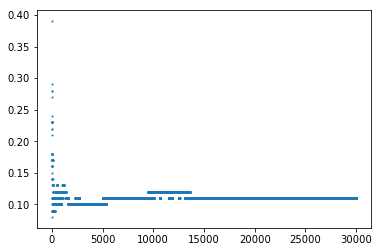

Python code for this plot:
# -*- coding: utf-8 -*-
"""
Created on Thu Jun  1 15:25:33 2017

@author: ipingou
"""

# -*- coding: utf-8 -*-
"""
Created on Wed May 31 21:12:43 2017

@author: ipingou
"""

import numpy as np
import random
import matplotlib.pyplot
import sys

input_train=sys.argv[1]
train =  np.loadtxt(input_train)
input_test = sys.argv[2]
test =  np.loadtxt(input_test)
#train = np.loadtxt("C:\\Users\\ipingou\\OneDrive\\文件\\碩二下2\\ml\\hw4\\hw3_train.dat")
#test = np.loadtxt("C:\\Users\\ipingou\\OneDrive\\文件\\碩二下2\\ml\\hw4\\hw3_test.dat")
n=train.shape[0] 

data = np.zeros((30000*n,3))
for i in range(30000*n):
    index = random.randint(0,n-1)
    data[i] = train[index,:]

def decision_stump(Data):
    #kkkkk=0
    #print("data size", Data.shape[0])
    Impurity = 10000000000000
    Sign = 0
    Theta = 0
    Theta_value = 0
    Dimension = 50    
    for i in range(2):
        temp = Data[Data[:,i].argsort()]
        for theta in range(Data.shape[0]+1):
            
            for s in (1,-1):
                if theta == Data.shape[0]:
                    theta_value = 100000
                elif theta == 0:
                    theta_value = -100000
                else:
                    #print(theta)
                    theta_value = (temp[:,i][theta]+temp[:,i][theta-1])/2
                predict = np.sign(Data[:,i]-theta_value)
                predict = s*np.array([ 1 if i == 0 else i for i in predict])
                index =np.array([True if i == 1 else False for i in predict])
                group1 = Data[index].copy()
                group2 = Data[np.logical_not(index)].copy()
                n1 = group1.shape[0]
                n2 = group2.shape[0]
                '''
                if kkkkk==0:
                    kkkkk=2
                    print('theta',theta)
                    print('n1',n1)
                    print('n2',n2)
                '''
                gini1, gini2 = (0,0)
                if n1 !=0:
                    gini1 = 2*(sum(group1[:,2]==1)/n1)*(1-(sum(group1[:,2]==1)/n1))
                if n2 !=0:
                    gini2 = 2*(sum(group2[:,2]==1)/n2)*(1-(sum(group2[:,2]==1)/n2))
                impurity = n1*gini1+n2*gini2
                #print('impurtity',impurity)
                #print('Impurity',Impurity)
                if impurity < Impurity: 
                    Sign = s
                    Dimension = i
                    Theta = theta
                    Impurity = impurity
                    Theta_value = theta_value


            """
                          
            predict1=np.ones(theta)
            predict2=-1*np.ones(train.shape[0]-theta)
            predict = np.concatenate((predict1,predict2))
            error = np.where(predict ==temp[:,2],0,1)
            error_sum= np.dot(error,temp[:,3])/sum(temp[:,3])
            two_error = np.array([error_sum,1-error_sum])
            sign_min = np.argmin(two_error)
            if two_error[sign_min] < et: 
                Sign = np.where( sign_min == 0 ,1,-1)
                Dimension = i
                Theta = theta
                et = two_error[sign_min]
                if theta ==0:
                    Theta_value = -100000
                else:
                    Theta_value = (temp[theta]+temp[theta-1])/2
                    
            """
                    

    return (Sign, Dimension,Theta,Theta_value,Impurity)

def DecisionTree(Data):

    Sign, Dimension,Theta,Theta_value,impurity = decision_stump(Data)
    b = (Sign,Dimension,Theta_value)
    #print(Dimension,Theta,impurity)
    predict = np.sign(Data[:,Dimension]-Theta_value)
    predict = np.array([ 1 if i == 0 else i for i in predict])
    predict = Sign*np.array([ 1 if i == 0 else i for i in predict])
    index =np.array([True if i == 1 else False for i in predict])
    group1 = Data[index].copy()
    group2 = Data[np.logical_not(index)].copy()
    
    value1,count1 = np.unique(group1,return_counts = True)
    value2,count2 = np.unique(group2,return_counts = True)
    node1 = value1[np.argmax(count1)]
    node2 = value2[np.argmax(count2)]

        
    #subtree1 = DecisionTree(group1)
    #subtree2 = DecisionTree(group2)

    return ([b,node1,node2])

#train a tree(list form) with trainning data
#tree=DecisionTree(train)

#given an observation, return prediction  
def prediction(Data,Tree):


    Sign,Dimension,Theta_value=Tree[0]
    predict = Sign*np.sign(Data[Dimension]-Theta_value)
    if predict == 1:
        return Tree[1]
    else:
        return Tree[2]
#error rate
def error_rate(X,Tree):
    prediction_each = []
    for i in X:
        prediction_each.append(prediction(i,Tree))
    return (prediction_each,sum(prediction_each!=X[:,2])/X.shape[0])
kkk = DecisionTree(train)
aaa,bbb=error_rate(train,kkk)






"""
#15
prediction_in=[]    
for i in train:
    prediction_in.append(prediction(i,tree))
Ein = sum(prediction_in!=train[:,2])/train.shape[0]

prediction_out=[]    
for i in test:
    prediction_out.append(prediction(i,tree))
Eout = sum(prediction_out!=test[:,2])/test.shape[0]

print("Ein", Ein, " Eout: ", Eout)
"""
trees=[None]*30000
Ein=[]
Ein_G = []
Eout_G = []

predict_train = np.zeros((train.shape[0],1))
predict_test = np.zeros((test.shape[0],1))

for i in range(30000):
    #print('i',i)
    if i%100 == 0:
        print(i)
    pre_train = []
    pre_test=[]
    index_start = i*train.shape[0]
    index_finish = (i+1)*train.shape[0]
    
    train_tree = data[index_start:index_finish,:]                
    

    #print(train_tree.shape)
    tree_train = DecisionTree(train_tree)
    trees[i] = tree_train


    predict_tr, ein = error_rate(train,tree_train)
    predict_te, eout = error_rate(test, tree_train)    
        
    predict_train = predict_train +np.array(predict_tr).reshape(train.shape[0],1)
    predict_test = predict_test +np.array(predict_te).reshape(test.shape[0],1)
    
    train_p = np.sign(predict_train)
    test_p = np.sign(predict_test)
    #print(sum(test_p !=test[:,2])/test.shape[0])
    
    Ein.append(ein)
    Ein_G.append(sum(train_p!=train[:,2].reshape(train.shape[0],1))/train.shape[0])
    Eout_G.append(sum(test_p!=test[:,2].reshape(test.shape[0],1))/test.shape[0])
    

from sklearn.externals import joblib


joblib.dump(trees,'C:\\Users\\ipingou\\OneDrive\\文件\\碩二下2\\ml\\hw4\\trees_2.pkl') 

np.savetxt("C:\\Users\\ipingou\\OneDrive\\文件\\碩二下2\\ml\\hw4\\trees_2.csv",trees,delimiter=',')

np.savetxt("C:\\Users\\ipingou\\OneDrive\\文件\\碩二下2\\ml\\hw4\\Ein_2.csv",Ein,delimiter=',')

np.savetxt("C:\\Users\\ipingou\\OneDrive\\文件\\碩二下2\\ml\\hw4\\Ein_G_2.csv",Ein_G,delimiter=',')

np.savetxt("C:\\Users\\ipingou\\OneDrive\\文件\\碩二下2\\ml\\hw4\\Eout_g_2.csv",Eout_G,delimiter=',')

#15
matplotlib.pyplot.plot(range(30000),Ein_G,'-')
matplotlib.pyplot.show()
